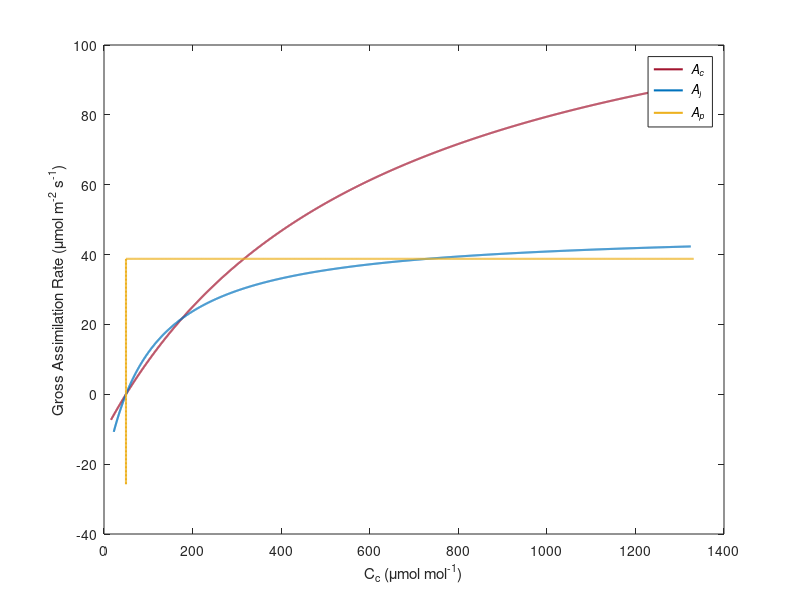
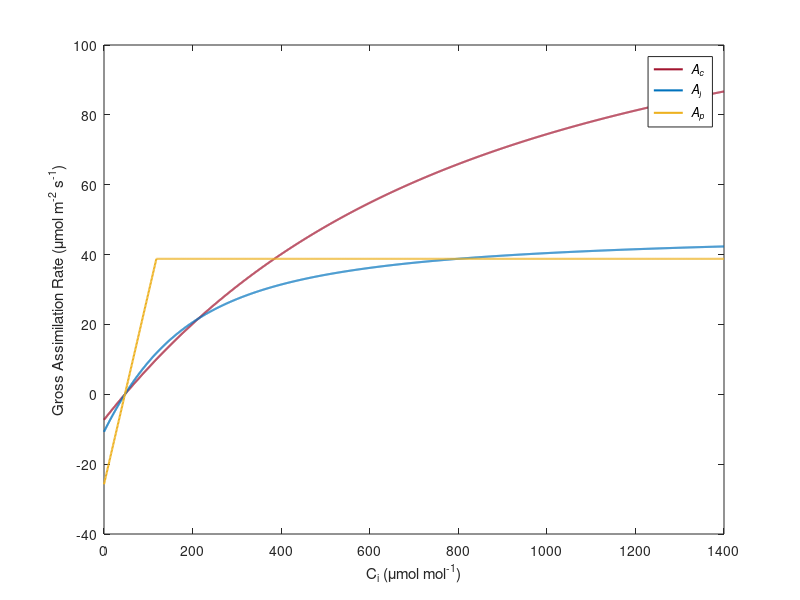
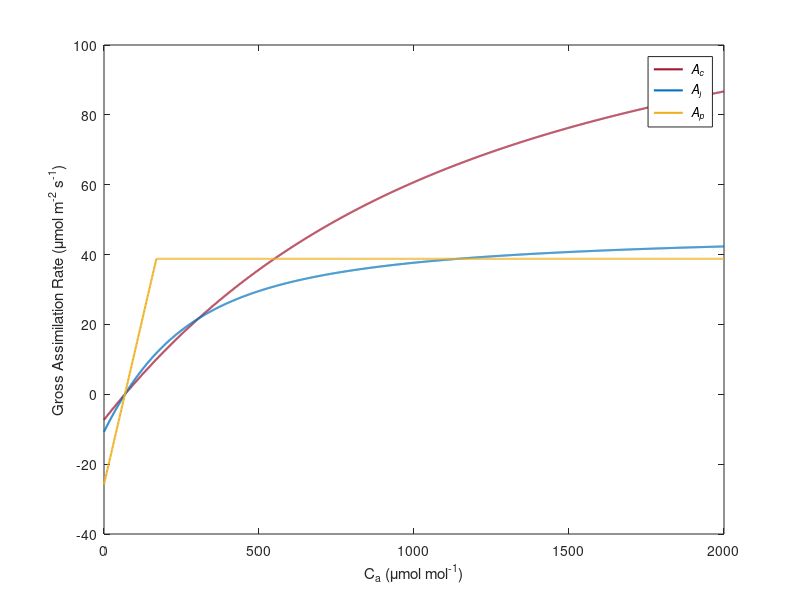

MATLAB code to generate these figures, in order:
%% Calculating Cc values equivalent to Ca for FvCB model fit

%% Specify average photosynthetic parameters
% Farquhar model parameters
Vcmax_m=134.380530667391;% Avg Estimated using msuRACiFit (Gregory et al 2021) with rice Gamma Star at 28.9C
J=189.091184437385;% Avg Estimated using msuRACiFit (Gregory et al 2021) with rice Gamma Star at 28.9C
TPU=12.9252127787927;% Avg Estimated using msuRACiFit (Gregory et al 2021) with rice Gamma Star at 28.9C
Gr = 49.6558492521714;%µmol mol-1
Rd = 1.33898789673117; %umol m-2 s-1
Gm = 0.545813281251705; %umol m-2 s-1
Kc_air = 606.946980366782;%umol mol-1

% Create a vector of CA whose elements increment by 10 (starting from 10).
CA=[0:1:2000]';
% To calculate the assimilation rates, we need three equations associated with limitation phases

%% Assimilation rates for Farquhar model divided by limitation processes (Ac, Aj, Ap) 
Farq_Matrix=zeros(2001,8);
k = 1; % Initialize row index
    % Farquhar model A calculation 
    for i = 1:2001
        Air_CO2 = CA(i);
        Ci = Air_CO2 * 0.7; % intercellular CO2 
        %if (i <= 30) % Rubisco- limited assimilation (Ac)
        %if (CA(i) <= 300) % Rubisco- limited assimilation (Ac)
        Ac_b = Vcmax_m-Rd+(Ci+Kc_air)*Gm;
        Ac_c = ((Ci-Gr)*Vcmax_m-(Ci+Kc_air)*Rd)*Gm;
        Net_Ac = ((Ac_b - sqrt(Ac_b^2 - 4*Ac_c)) / 2); % Net A expressed as a function of Cc does not include Rd
        Cc_Ac = (Ci - Net_Ac/Gm); % Use Net_Ac to calculate Cc
        Gross_Ac = Net_Ac + Rd; 
        %elseif (i >= 31) && (i <= 100) % RuBP limited assimilation (Aj)
        %elseif (CA(i) >= 301) && (CA(i) <= 1140) % RuBP limited assimilation (Aj)
        Aj_b = (J/4) - Rd + (Ci + 2*Gr) * Gm;
        Aj_c = ((Ci - Gr) * J/4 - (Ci + 2*Gr) * Rd) * Gm;
        Net_Aj = ((Aj_b - sqrt(Aj_b^2 - 4*Aj_c)) / 2); % Net A expressed as a function of Cc does not include Rd
        Cc_Aj = (Ci - Net_Aj/Gm); % Use Net_Aj to calculate Cc
        Gross_Aj = Net_Aj + Rd; 
        %else % TPU limited assimilation (Ap)
        Ap_b = (3*TPU)-Rd + (Ci- (1+(3*0))* Gr) *Gm;
        Ap_c = ((Ci-Gr)*3*TPU - (Ci-(1+(3*0))*Gr)*Rd)*Gm;
        Net_Ap = ((Ap_b - sqrt(Ap_b^2 - 4*Ap_c)) / 2); % Net A expressed as a function of Cc does not include Rd
        Cc_Ap = (Ci - Net_Ap/Gm); % Use Net_Ac to calculate Cc
        Gross_Ap = Net_Ap + Rd;
        % Compile results in matrix - Include all assimilation rates and Cc
        % values corresponding to CA and Ci
        Farq_Matrix(k, 1) = CA(i);
        Farq_Matrix(k, 2) = Ci;
        Farq_Matrix(k, 3) = Gross_Ac;
        Farq_Matrix(k, 4) = Gross_Aj;
        Farq_Matrix(k, 5) = Gross_Ap;
        Farq_Matrix(k, 6) = Cc_Ac; 
        Farq_Matrix(k, 7) = Cc_Aj; 
        Farq_Matrix(k, 8) = Cc_Ap; 
        k = k + 1; % Move to the next row
    end

%% Plotting Cc vs A 
figure
plot(Farq_Matrix(:,6),Farq_Matrix(:,3),'Color',"#A2142F",'LineWidth',1.5) %plot Cc_Ac against Gross_Ac in red
hold on
plot(Farq_Matrix(:,7),Farq_Matrix(:,4),'Color',"#0072BD",'LineWidth',1.5) %plot Cc_Aj against Gross_Aj in blue
hold on
plot(Farq_Matrix(:,8),Farq_Matrix(:,5),'Color',"#EDB120",'LineWidth',1.5) %plot Cc_Ap against Gross_Ap in yellow
legend('\it A_{c}','\it A_{j}','\it A_{p}')
xlabel('C_c (μmol mol^{-1})')
ylabel('Gross Assimilation Rate (μmol m^{-2} s^{-1})')
set(gcf, 'PaperOrientation', 'landscape');
print(gcf,fullfile('Outputs/rice_params/graphs',"Cc_vs_Limitations"),'-dpdf');
% %% Plotting Cc vs A (combined graph)
% % Find intersection points to get ranges to plot for each limitation
% figure
% if Ac(i) < Aj(i)
%     p=plot(Cc(1:10),Ac(1:10),'-o');
%     %p=plot(Ci,Ac,'-o');
%     p.Color = "#D95319";
%     hold on
%     elseif Aj(i)<Ap(i)
%     q=plot(Cc(10:20),Aj(10:20),'-o');
%     %q=plot(Ci,Aj(),'-o');
%     q.Color = "#0072BD";
%     hold on
%     else
%     r=plot(Cc(20:33),Ap(20:33),'-o');
%     %r=plot(Ci,At,'-o');
%     r.Color = "#EDB120";
% end
% xlabel('C_c (ppm)');
% ylabel('A (umol m^-2 s^-1)');
% legend('Rubisco','RuBP regeneration','TPU','Location','NorthWest')
% set(gcf, 'PaperOrientation', 'landscape');
% print(gcf,fullfile('Outputs/rice_params/graphs',"Cc_vs_Limitations_combined"),'-dpdf');
%% Plotting Ci vs A 
figure
plot(Farq_Matrix(:,2),Farq_Matrix(:,3),'Color',"#A2142F",'LineWidth',1.5) %plot Ci_Ac against Gross_Ac in red
hold on
plot(Farq_Matrix(:,2),Farq_Matrix(:,4),'Color',"#0072BD",'LineWidth',1.5) %plot Ci_Aj against Gross_Aj in blue
hold on
plot(Farq_Matrix(:,2),Farq_Matrix(:,5),'Color',"#EDB120",'LineWidth',1.5) %plot Ci_Ap against Gross_Ap in yellow
legend('\it A_{c}','\it A_{j}','\it A_{p}')
xlabel('C_i (μmol mol^{-1})')
ylabel('Gross Assimilation Rate (μmol m^{-2} s^{-1})')
set(gcf, 'PaperOrientation', 'landscape');
print(gcf,fullfile('Outputs/rice_params/graphs',"Ci_vs_Limitations"),'-dpdf');
%% Plotting CA vs A (Check intersection of phases)
figure
plot(Farq_Matrix(:,1),Farq_Matrix(:,3),'Color',"#A2142F",'LineWidth',1.5)
hold on
plot(Farq_Matrix(:,1),Farq_Matrix(:,4),'Color',"#0072BD",'LineWidth',1.5)
hold on
plot(Farq_Matrix(:,1),Farq_Matrix(:,5),'Color',"#EDB120",'LineWidth',1.5)
legend('\it A_{c}','\it A_{j}','\it A_{p}')
xlabel('C_a (μmol mol^{-1})')
ylabel('Gross Assimilation Rate (μmol m^{-2} s^{-1})')
set(gcf, 'PaperOrientation', 'landscape');
print(gcf,fullfile('Outputs/rice_params/graphs',"Ca_vs_Limitations"),'-dpdf');